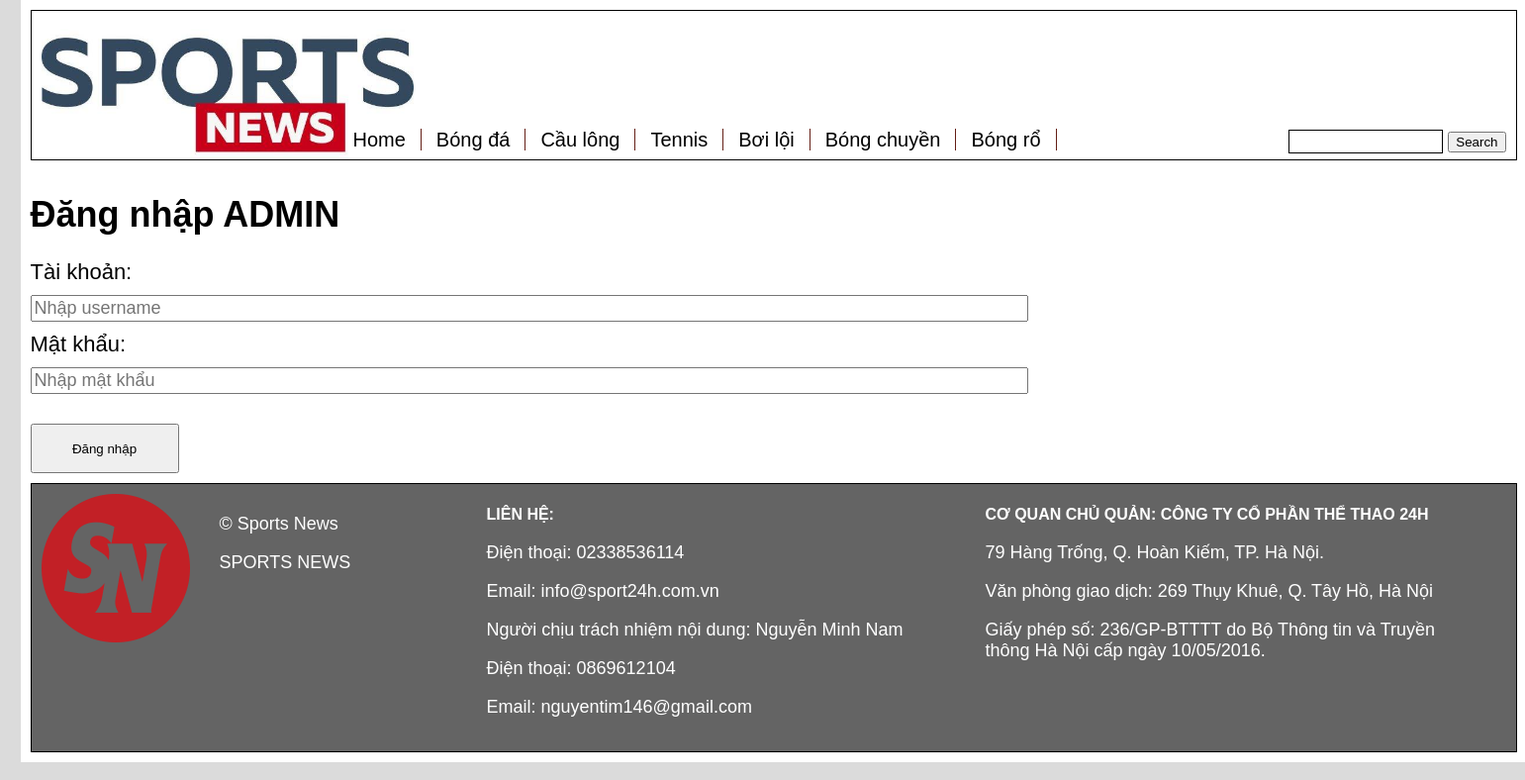
Screenshot of /Login.php with the database file from the repository.
### tables this page shows
CREATE TABLE `theloai` (
  `ID` int(11) NOT NULL,
  `Name` varchar(50) NOT NULL
);

### lib_db.php (called while the page is built, shortened)
<?php
global $link;
function select_list($sql){
	return exec_select($sql);
}
function exec_select($sql){
	global $link;
	$ret = isset($ret) ? $ret : array();
	$res = $link->query($sql);
	$err = mysqli_error($link);
	if ($res ){
		while( $row = $res->fetch_array(MYSQLI_ASSOC) )
		{
			$ret[]= $row ;
		}
	}
	return $ret;
}

### Login.php (the view, shortened to what this page needs)
<?php
	include("lib_db.php");
	$sql = "select *from theloai";
	$rs = select_list($sql);
?>
<!DOCTYPE html PUBLIC "-//W3C//DTD XHTML 1.0 Strict//EN"
    "http://www.w3.org/TR/xhtml1/DTD/xhtml1-strict.dtd">
<html xmlns="http://www.w3.org/1999/xhtml" xml:lang="en" lang="en">
<head>
	<link type="text/css" href="Demo.css" rel="stylesheet" media="screen"/>
	<link rel="stylesheet" href="https://cdnjs.cloudflare.com/ajax/libs/font-awesome/4.7.0/css/font-awesome.min.css">
</head>
<body>
	<div class ="wrapper1">
		 <div class="wrapper2">
			 <div class="header space-bottom">
				 <div class="header-menu">
					 <a class="header-menu-logo" href="Demo.php">
						 <img src="images/logo.jpg" />
					 </a>
					 <ul>
					 <li>
						 <a href="Demo.php">Home</a>
					 </li>
					 <?php
						foreach($rs as $cat){
					 ?>
					 <li>
						 <a href="Theloai.php?idcat=<?php echo $cat["ID"] ?>">
							 <?php echo $cat["Name"]; ?>
						 </a>
					 </li>
					 <?php
					 }
					 ?>
					 </ul>
					 <form method="GET" action="Search.php">
						 <input name="q" value=""/>
						 <button>Search</button>
					 </form>
				</div>
			</div>
			<div class="content">
						<h1>Đăng nhập ADMIN</h1>
                         <form action="Login_exec.php" method="POST">
						    <label>Tài khoản:</label>
							<input type="text" placeholder="Nhập username" name="tk">
							<label>Mật khẩu:</label>
								<input type="password" placeholder="Nhập mật khẩu" name="mk">
							<button class="space-bottom" type="submit">
								Đăng nhập
							</button>
						</form>
			</div>
			 <div class="footer">
				 <div class="footer1">
					 <div class="footer11">
						 <div class="footer111">
							 <a class="footer111-logo" href="Demo.php">
								 <img src="images/logo1.png" />
							 </a>
						 </div>
						 <div class="footer112">
							 <span class="sncpr">&copy; Sports News</span>
							 <p> SPORTS NEWS</p>
						 </div>
					</div>
					<div class="footer12">
						 <div class="footer121">
							 <b>LIÊN HỆ:</b>
							 <p>Điện thoại: 02338536114</p>
							 <p>Email: info@sport24h.com.vn</p>
							 <p>Người chịu trách nhiệm nội dung: Nguyễn Minh Nam<p>
							 <p>Điện thoại: 0869612104</p>
							 <p>Email: nguyentim146@gmail.com</p>
						 </div>
						 <div class="footer122">
							 <b>CƠ QUAN CHỦ QUẢN:
									 CÔNG TY CỔ PHẦN THỂ THAO 24H</b>
							 <p>79 Hàng Trống, Q. Hoàn Kiếm, TP. Hà Nội.</p>
							 <p>Văn phòng giao dịch: 269 Thụy Khuê, Q. Tây Hồ, Hà Nội </p>
							 <p>Giấy phép số: 236/GP-BTTTT do Bộ Thông tin và Truyền thông Hà Nội cấp ngày 10/05/2016.</p>
						 </div>
					</div>
				 </div>
			 </div>
		</div>
	</div>
</body>
</html>

### Demo.css (style rules this page uses)
body { margin:0;padding:0;background:#dbdbdb;font-family:Arial,Tahoma,Helvetica,sans-serif;font-size:18px; }
img { border:0; }
a { border:0;text-decoration:none;color:black;border-bottom:1px black; }
.wrapper1 { margin:auto;width:1500px; }
.wrapper2 { margin: auto;width: 100%;float: left;border:10px solid #fff;background:#fff }
.header { float:left;width:100%; }
.space-bottom { margin-bottom:10px }
.header-menu { float:left;width:100%;height:150px;background:white;border:1px solid black }
a.header-menu-logo { float:left;width:20%;margin-left:10px; }
.header-menu-logo img { height:150px; }
.header-menu ul { margin:0; padding:0;height:25px;margin-top:120px;float:left;width:55% }
.header-menu ul li { list-style:none;float:left; }
.header-menu ul li a { text-decoration:none;color:black;padding:0 15px;font-size:20px;border-right:1px solid #641f16;line-height:20px; }
.header-menu form { margin:0;padding:0;margin-right:10px;margin-top:120px }
.header-menu form { margin:0;padding:0;float:right;margin-right:10px;margin-top:120px; }
.header-menu form input { width:150px;height:20px;border:1px solid black; }
.footer { float:left;width:100%;background:#646464;height:270px;border:1px solid black }
.footer1 { float:left;width:100%;padding:10px }
.footer11 { float:left;width:30% }
.footer111 { float:left;width:150px; }
a.footer111-logo { float:left;width:150px;height:150px; }
.footer111-logo img { width:150px;height:150px; }
.footer112 { float:left;margin-left:30px;margin-top:20px; }
.footer12 { float:right;width:70%; }
.footer121 { float:left;width:48%;margin-top:10px }
.footer122 { float:left;width:48%;margin-top:10px }
.footer1 p { font-size:18px;color:white }
.footer1 b { font-size:16px;color:white }
.footer1 span { font-size:18px;color:white }
.content form input { float:left;width:1000px;margin-top:10px;margin-bottom:10px;font-size:18px;line-height:18px }
.content form button { float:left;width:150px;height:50px;margin-top:20px; }
.content form label { float:left;font-size:22px }

### rows the page displays
theloai: Name "Bóng đá"
theloai: Name "Cầu lông"
theloai: Name "Tennis"
theloai: Name "Bơi lội"
theloai: Name "Bóng chuyền"
theloai: Name "Bóng rổ"
